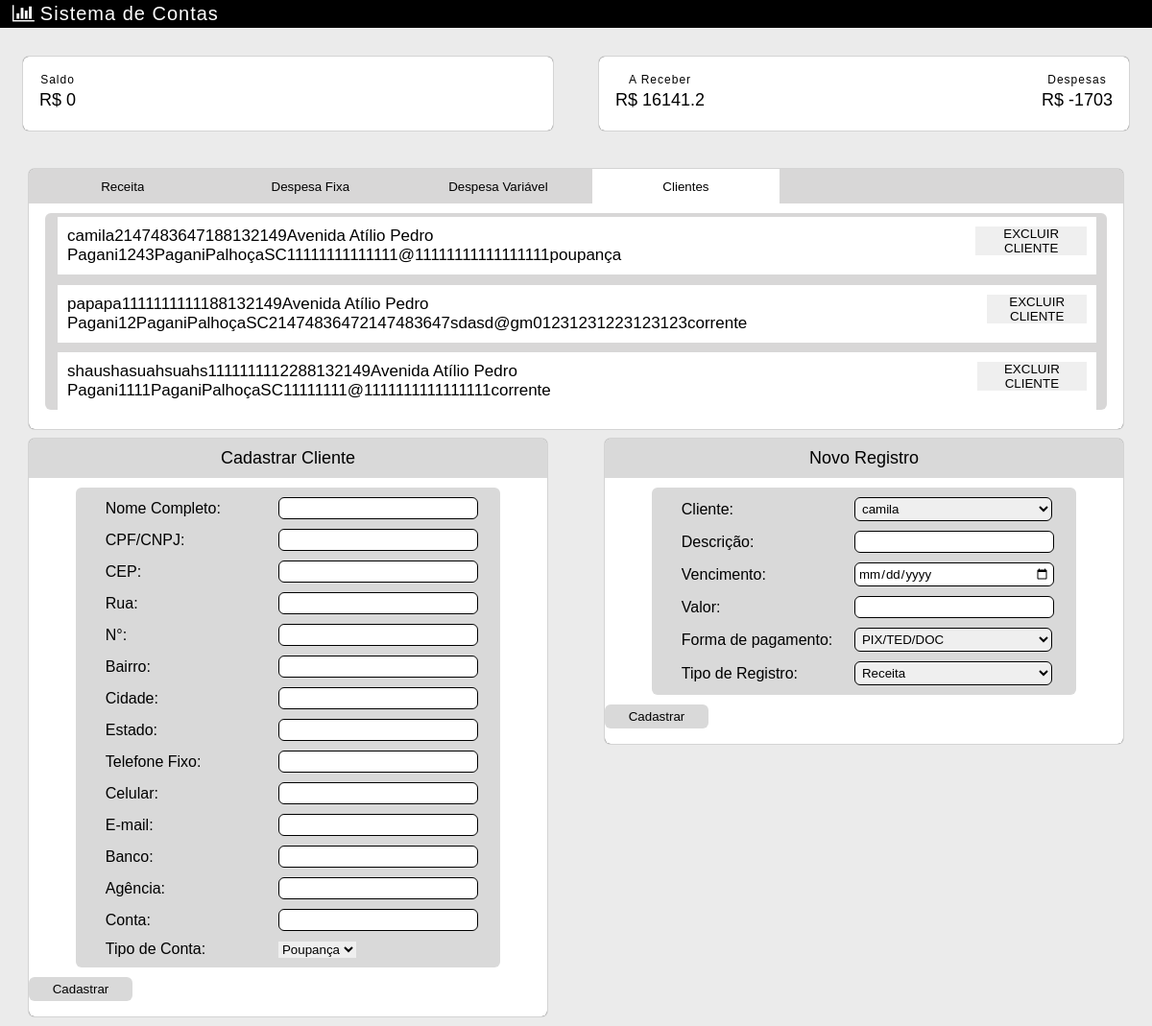
The page /clientes.php on the database its author committed.
### tables this page shows
CREATE TABLE `cliente` (
  `id_cliente` int(11) NOT NULL,
  `nome` text NOT NULL,
  `cpf_cnpj` text NOT NULL,
  `cep` int(11) NOT NULL,
  `rua` text NOT NULL,
  `numero_casa` varchar(11) NOT NULL,
  `bairro` text NOT NULL,
  `cidade` text NOT NULL,
  `estado` text NOT NULL,
  `telefone` int(11) NOT NULL,
  `celular` int(11) NOT NULL,
  `email` text NOT NULL,
  `banco` int(11) NOT NULL,
  `agencia` int(11) NOT NULL,
  `conta` int(11) NOT NULL,
  `tipo_conta` text NOT NULL,
  `status_cliente` text NOT NULL,
  `exclusao_cliente` datetime NOT NULL
);

### clientes.php (the view, shortened to what this page needs)
<!DOCTYPE html>
<html lang="pt-br">
<head>
    <link rel="stylesheet" href="https://cdnjs.cloudflare.com/ajax/libs/font-awesome/4.7.0/css/font-awesome.min.css">
    <link rel="stylesheet" href="novo.css">
</head>
<body>
    <header>
        <div class="title">
            <i class="fa fa-bar-chart" style="font-size:20px; color:#fff; margin-right: 5px"></i>Sistema de Contas
        </div>
    </header>
    <div class="fora1">
        <div class="total">
            <div class="s1">
                <div class="s2">Saldo</div>
                <div class="valor">R$
                </div>
            </div>
        </div>
        <div class="total">
            <div class="s1">
                <div class="s2">A Receber</div>
                <div class="valor">R$
                </div>
            </div>
            <div class="s1">
                <div class="s2">Despesas</div>
                <div class="valor">R$
                </div>
            </div>
        </div>
    </div>
    <div class="fora2">
        <div class="registros">
            <div class="fora3">
                <form class="tipo" action="#" method="get">
                    <div class="nome">
                        <?php
                        echo "<a href='index.php'>";
                        ?>
                        <input id="pag" name="pagina" type="button" value="Receita">
                        <?php
                        echo "</a>";
                        ?>
                    </div>
                    <div class="nome">
                        <?php
                        echo "<a href='despesaf.php'>";
                        ?>
                        <input id="pag" name="pagina" type="button" value="Despesa Fixa" />
                        <?php
                        echo "</a>";
                        ?>
                    </div>
                    <div class="nome">
                        <?php
                        echo "<a href='despesav.php'>";
                        ?>
                        <input id="pag" name="pagina" type="button" value="Despesa Variável" />
                        <?php
                        echo "</a>";
                        ?>
                    </div>
                    <div class="nome" id="pag-ativa2">
                        <?php
                        echo "<a href='clientes.php'>";
                        ?>
                        <input id="pag" name="pagina" type="button" value="Clientes" />
                        <?php
                        echo "</a>";
                        ?>
                    </div>
                </form>
            </div>
            <div class="fora4">
                <?php
                include("conexao.php");
                $sql = "SELECT * FROM cliente where status_cliente='ativo' ";
                $resultado = mysqli_query($conexao, $sql) or die("Erro ao tentar acessar registro");
                while ($registro = mysqli_fetch_array($resultado)) {
                    $id_cliente = $registro['id_cliente'];
                    $nome = $registro['nome'];
                    $cpf_cnpj = $registro['cpf_cnpj'];
                    $cep = $registro['cep'];
                    $rua = $registro['rua'];
                    $numero_casa = $registro['numero_casa'];
                    $bairro = $registro['bairro'];
                    $cidade = $registro['cidade'];
                    $estado = $registro['estado'];
                    $telefone = $registro['telefone'];
                    $celular = $registro['celular'];
                    $email = $registro['email'];
                    $banco = $registro['banco'];
                    $agencia = $registro['agencia'];
                    $conta = $registro['conta'];
                    $tipo_conta = $registro['tipo_conta'];
                    echo "<div class='marg'><div class='fora5'><div class='expor'>";
                    echo $nome;
                    echo $cpf_cnpj;
                    echo $cep;
                    echo $rua;
                    echo $numero_casa;
                    echo $bairro;
                    echo $cidade;
                    echo $estado;
                    echo $telefone;
                    echo $celular;
                    echo $email;
                    echo $banco;
                    echo $agencia;
                    echo $conta;
                    echo $tipo_conta;
                    echo "<form action='confirma_apagar_cliente.php' method='GET'> <button><input type='hidden' name='opcao' value='$id_cliente'/>EXCLUIR CLIENTE</button></form>";
                    echo "</div> </div> </div>";
                }
                ?>
            </div>
        </div>
    </div>
    <div class="fora7">
        <div class="cadastro">
            <div class="cad">Cadastrar Cliente</div>
            <form action="cadastro.php" method="post">
                <div class="formcadastro">
                    <div class="centcadastro">
                        <div class="formc">
                            <div class="info"><label for="">Nome Completo:</label></div>
                            <div class="inputcadastro"><input type="text" name="nome"></div>
                        </div>
                        <div class="formc">
                            <div class="info"><label for="">CPF/CNPJ:</label></div>
                            <div class="inputcadastro"><input type="text" name="cpf_cnpj" pattern="[0-9]{11}|[0-9]{14}"></div>
                        </div>
                        <div class="formc">
                            <div class="info"><label for="">CEP:</label></div>
                            <div class="inputcadastro"><input name="cep" type="text" id="cep" value="" onblur="pesquisacep(this.value);"></div>
                        </div>
                        <div class="formc">
                            <div class="info"><label for="">Rua:</label></div>
                            <div class="inputcadastro"><input type="text" name="rua" id="rua" required></div>
                        </div>
                        <div class="formc">
                            <div class="info"><label for="">N°:</label></div>
                            <div class="inputcadastro"><input type="text" name="numero_casa" required></div>
                        </div>
                        <div class="formc">
                            <div class="info"><label for="">Bairro:</label></div>
                            <div class="inputcadastro"><input type="text" name="bairro" id="bairro" required></div>
                        </div>
                        <div class="formc">
                            <div class="info"><label for="">Cidade:</label></div>
                            <div class="inputcadastro"><input type="text" name="cidade" id="cidade" required></div>
                        </div>
                        <div class="formc">
                            <div class="info"><label for="">Estado:</label></div>
                            <div class="inputcadastro"><input type="text" name="estado" id="uf" required></div>
                        </div>
                        <div class="formc">
                            <div class="info"><label for="">Telefone Fixo:</label></div>
                            <div class="inputcadastro"><input type="number" name="telefone" required></div>
                        </div>
                        <div class="formc">
                            <div class="info"><label for="">Celular:</label></div>
                            <div class="inputcadastro"><input type="number" name="celular" required></div>
                        </div>
                        <div class="formc">
                            <div class="info"><label for="">E-mail:</label></div>
                            <div class="inputcadastro"><input type="email" name="email" required></div>
                        </div>
                        <div class="formc">
                            <div class="info"><label for="">Banco:</label></div>
                            <div class="inputcadastro"><input type="text" name="banco" required></div>
                        </div>
                        <div class="formc">
                            <div class="info"><label for="">Agência:</label></div>
                            <div class="inputcadastro"> <input type="number" name="agencia" required></div>
                        </div>
                        <div class="formc">
                            <div class="info"><label for="">Conta:</label></div>
                            <div class="inputcadastro"><input type="number" name="conta" required></div>
                        </div>
                        <div class="formc">
                            <div class="info"><label for="">Tipo de Conta:</label></div>
                            <div class="inputcadastro">
                                <select name="tipo_conta" required>
                                    <option value="poupança">Poupança</option>
                                </select>
                            </div>
                        </div>
                    </div>
                </div>
                <input class="final" type="submit" name="vazio" value="Cadastrar">
            </form>
        </div>
        <div class="cadastro">
            <div class="cad">Novo Registro</div>
            <form action="cadastro_conta.php" method="post">
                <div class="formcadastro">
                    <div class="centcadastro">
                        <div class="formc">
                            <div class="info"><label for="">Cliente:</label></div>
                            <div class="inputcadastro">
                                <select name="id_cliente">
                                    <?php
                                    include('conexao.php');
                                    $sql = "SELECT * FROM cliente where status_cliente='ativo'";
                                    $resultado = mysqli_query($conexao, $sql) or die("Erro ao tentar cadastrar registro");
                                    while ($registro = mysqli_fetch_array($resultado)) {
                                        $id_cliente = $registro['id_cliente'];
                                        $nome = $registro['nome'];
                                        echo "<option value='$id_cliente'> $nome </option>";
                                    }
                                    ?>
                                </select>
                            </div>
                        </div>
                        <div class="formc">
                            <div class="info"><label for="">Descrição:</label></div>
                            <div class="inputcadastro"><input type="text" name="descricao" required></div>
                        </div>
                        <div class="formc">
                            <div class="info"><label for="">Vencimento:</label></div>
                            <div class="inputcadastro"><input type="date" name="vencimento" required></div>
                        </div>
                        <div class="formc">
                            <div class="info"><label for="">Valor:</label></div>
                            <div class="inputcadastro"><input type="number" name="valor" step=".01" required></div>
                        </div>
                        <div class="formc">
                            <div class="info"><label for="">Forma de pagamento:</label></div>
                            <div class="inputcadastro">
                                <select name="forma_pagamento">
                                    <option value="pix/ted/doc">PIX/TED/DOC</option>
                                </select>
                            </div>
                        </div>
                        <div class="formc">
                            <div class="info"><label for="">Tipo de Registro:</label></div>
                            <div class="inputcadastro">
                                <select name="tipo_de_conta">
                                    <option value="receita">Receita</option>
                                </select>
                            </div>
                        </div>
                    </div>
                </div>
                <input class="final" type="submit" name="vazio" value="Cadastrar" />
            </form>
        </div>
    </div>
</body>
</html>

### rows shown on the page
cliente: nome "camila", cpf_cnpj "21474836471", cep "88132149", rua "Avenida Atílio Pedro Pagani", numero_casa "1243", bairro "Pagani", cidade "Palhoça", estado "SC", telefone "11111", celular "1111", email "11111@11111", banco "1111", agencia "1111", conta "1111", tipo_conta "poupança"
cliente: nome "papapa", cpf_cnpj "11111111111", cep "88132149", rua "Avenida Atílio Pedro Pagani", numero_casa "12", bairro "Pagani", cidade "Palhoça", estado "SC", telefone "2147483647", celular "2147483647", email "sdasd@gm", banco "0", agencia "12312312", conta "23123123", tipo_conta "corrente"
cliente: nome "shaushasuahsuahs", cpf_cnpj "11111111122", cep "88132149", rua "Avenida Atílio Pedro Pagani", numero_casa "1111", bairro "Pagani", cidade "Palhoça", estado "SC", telefone "1111", celular "1", email "111@1111", banco "11111", agencia "1111", conta "111", tipo_conta "corrente"

### other values the page prints
$saldo "0"
$saldo_a_receber "16141.2"
$saldo_a_pagar "-1703"
form field id_cliente "camila"
